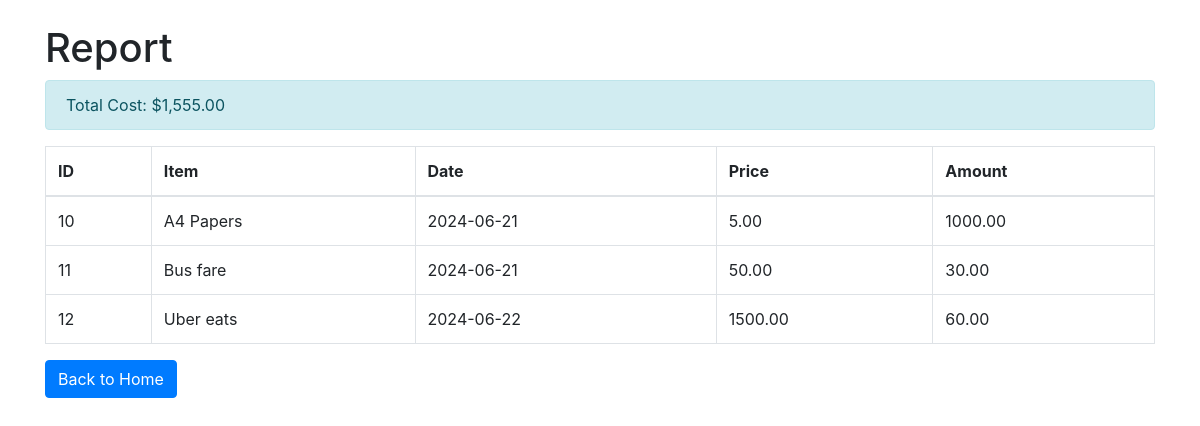
Page /report.php (signed in) on the committed database.
### tables this page shows
CREATE TABLE `petty_cash` (
  `id` int(11) NOT NULL,
  `amount` decimal(10,2) NOT NULL,
  `description` text NOT NULL,
  `date` date NOT NULL,
  `price` decimal(10,2) NOT NULL,
  `user_id` int(11) NOT NULL
);

### report.php (the view, shortened to what this page needs)
<?php
require_once 'config.php';
$records = [];
$total_cost = 0.00;
$result = $conn->query("SELECT * FROM petty_cash");
if ($result) {
    while ($row = $result->fetch_assoc()) {
        $records[] = $row;
        $total_cost += $row['price'];
    }
}
?>
<!DOCTYPE html>
<html lang="en">
<head>
    <link rel="stylesheet" href="https://stackpath.bootstrapcdn.com/bootstrap/4.5.2/css/bootstrap.min.css">
</head>
<body>
    <div class="container mt-4">
        <h1>Report</h1>
        <div class="alert alert-info">Total Cost: $<?php echo number_format($total_cost, 2); ?></div>
        <table class="table table-bordered">
            <thead>
                <tr>
                    <th>ID</th>
                    <th>Item</th>
                    <th>Date</th>
                    <th>Price</th>
                    <th>Amount</th>
                </tr>
            </thead>
            <tbody>
                <?php if (empty($records)): ?>
                    <tr>
                        <td colspan="5" class="text-center">No records found</td>
                    </tr>
                <?php else: ?>
                    <?php foreach ($records as $record): ?>
                        <tr>
                            <td><?php echo $record['id']; ?></td>
                            <td><?php echo $record['description']; ?></td>
                            <td><?php echo $record['date']; ?></td>
                            <td><?php echo $record['price']; ?></td>
                            <td><?php echo $record['amount']; ?></td>
                        </tr>
                    <?php endforeach; ?>
                <?php endif; ?>
            </tbody>
        </table>
        <a href="index.php" class="btn btn-primary">Back to Home</a>
    </div>
</body>
</html>

### rows in the picture
petty_cash: id "10", description "A4 Papers", date "2024-06-21", price "5.00", amount "1000.00"
petty_cash: id "11", description "Bus fare", date "2024-06-21", price "50.00", amount "30.00"
petty_cash: id "12", description "Uber eats", date "2024-06-22", price "1500.00", amount "60.00"

### other values in the picture
$total_cost "1,555.00"
